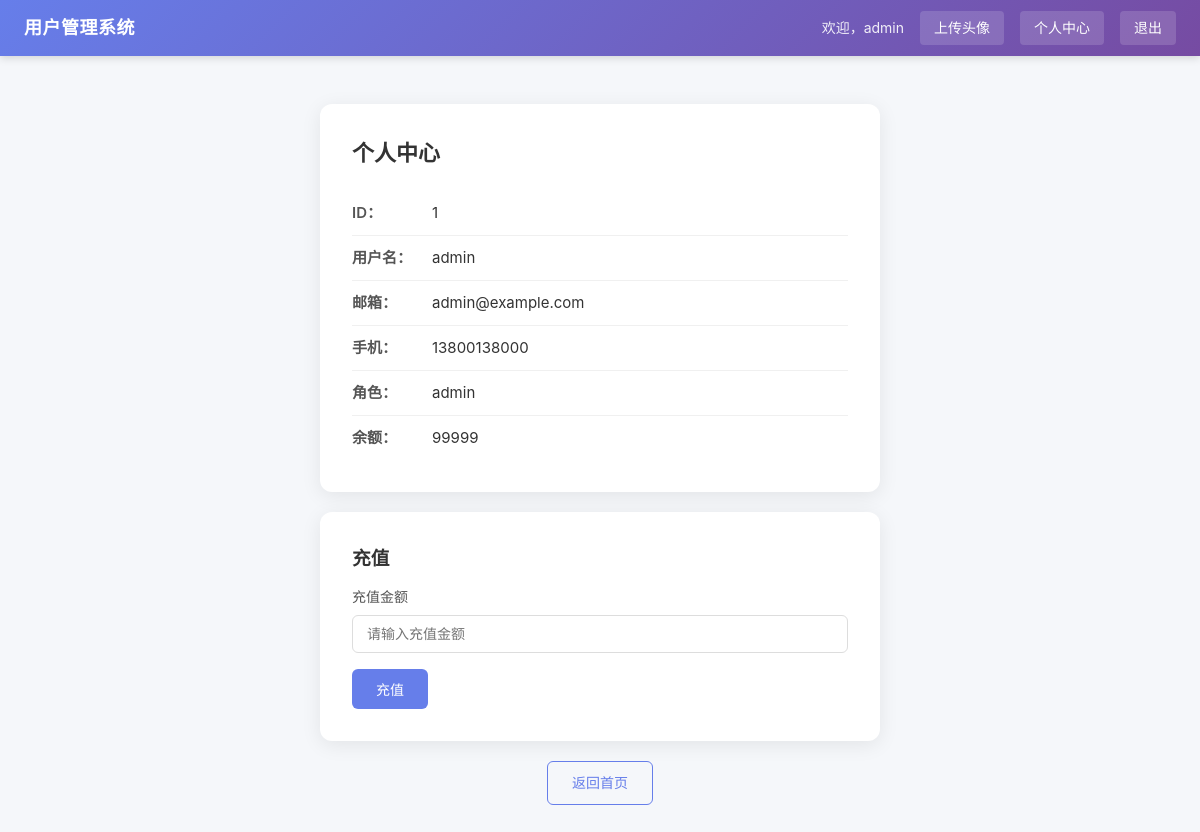
Screenshot of /profile (signed in) with the database file from the repository.
### tables this page shows
CREATE TABLE users (
        id INTEGER PRIMARY KEY AUTOINCREMENT,
        username TEXT UNIQUE NOT NULL,
        password TEXT NOT NULL,
        email TEXT,
        phone TEXT,
        role TEXT DEFAULT 'user',
        balance INTEGER DEFAULT 0
    );

### app.py (the view)
@app.route("/profile")
@login_required
def profile():
    login_user_id = session.get("user_id")
    user = get_user_by_id(login_user_id)
    if not user:
        return "用户不存在", 404
    return render_template("profile.html", user=user)

### app.py (called while the page is built)
def get_user_by_id(user_id):
    conn = sqlite3.connect('data/users.db')
    c = conn.cursor()
    c.execute("SELECT id, username, email, phone, role, balance FROM users WHERE id = ?", (user_id,))
    row = c.fetchone()
    conn.close()
    if row:
        return {
            'id': row[0], 'username': row[1], 'email': row[2],
            'phone': row[3], 'role': row[4], 'balance': row[5]
        }
    return None

@app.after_request
def add_security_headers(response):
    response.headers["X-Content-Type-Options"] = "nosniff"
    response.headers["X-Frame-Options"] = "DENY"
    response.headers["X-XSS-Protection"] = "1; mode=block"
    response.headers["Strict-Transport-Security"] = "max-age=31536000; includeSubDomains"
    response.headers["Content-Security-Policy"] = "default-src 'self'; img-src 'self' data:; script-src 'self' 'unsafe-inline'"
    return response

@app.before_request
def csrf_protect():
    if request.method == "POST":
        token = request.form.get("csrf_token", "")
        if not token or token != session.get("csrf_token"):
            return "CSRF Token 无效", 400

def login_required(f):
    @wraps(f)
    def decorated_function(*args, **kwargs):
        if not session.get("username"):
            return redirect(url_for('login'))
        return f(*args, **kwargs)
    return decorated_function

### templates/profile.html (shortened to what this page needs)
{% extends "base.html" %}
{% block content %}
<div class="card">
    <h2 class="card-title">个人中心</h2>
    <ul class="info-list">
        <li><span class="info-label">ID：</span>{{ user.id }}</li>
        <li><span class="info-label">用户名：</span>{{ user.username }}</li>
        <li><span class="info-label">邮箱：</span>{{ user.email }}</li>
        <li><span class="info-label">手机：</span>{{ user.phone }}</li>
        <li><span class="info-label">角色：</span>{{ user.role }}</li>
        <li><span class="info-label">余额：</span>{{ user.balance }}</li>
    </ul>
</div>
<div class="card" style="margin-top: 20px;">
    <h3>充值</h3>
    <form method="POST" action="/recharge" style="margin-top: 12px;">
        <div class="form-group">
            <label for="amount">充值金额</label>
            <input type="number" id="amount" name="amount" class="form-input" placeholder="请输入充值金额" step="0.01" required>
        </div>
        <button type="submit" class="btn btn-primary">充值</button>
    </form>
</div>
<div style="margin-top: 20px; text-align: center;">
    <a href="/" class="btn btn-outline">返回首页</a>
</div>
{% endblock %}

### static/css/style.css (style rules this page uses)
* { margin: 0; padding: 0; box-sizing: border-box; }
body { font-family: -apple-system, BlinkMacSystemFont, "Segoe UI", Roboto, "Helvetica Neue", Arial, sans-serif; background-color: #f5f7fa; color: #333; line-height: 1.6; min-height: 100vh; }
a { text-decoration: none; color: inherit; }
ul { list-style: none; }
.card { background: #fff; border-radius: 12px; padding: 32px; box-shadow: 0 4px 20px rgba(0, 0, 0, 0.08); }
.card-title { font-size: 22px; font-weight: 600; margin-bottom: 20px; color: #333; }
.form-group { margin-bottom: 16px; }
.form-group label { display: block; margin-bottom: 6px; font-size: 14px; font-weight: 500; color: #555; }
.form-input { width: 100%; padding: 10px 14px; border: 1px solid #ddd; border-radius: 6px; font-size: 14px; outline: none; transition: border-color 0.2s; }
.btn { display: inline-block; padding: 10px 24px; border: none; border-radius: 6px; font-size: 14px; font-weight: 500; cursor: pointer; transition: background 0.2s, transform 0.1s; }
.btn-primary { background: #667eea; color: #fff; }
.btn-outline { background: transparent; color: #667eea; border: 1.5px solid #667eea; }
.info-list li { padding: 10px 0; border-bottom: 1px solid #f0f0f0; font-size: 15px; }
.info-list li:last-child { border-bottom: none; }
.info-label { font-weight: 600; color: #555; display: inline-block; min-width: 80px; }

### rows the page displays
users: id "1", username "admin", email "admin@example.com", phone "13800138000", role "admin", balance "99999"

### other values shown
{{ session.get('username') }} "admin"
